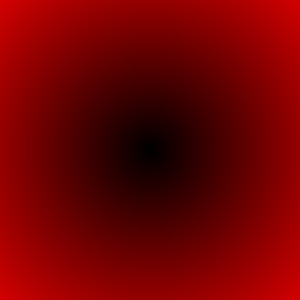
Frame 1 (no input)
Frame 60 (the mouse pressed at the canvas centre just before this capture): identical to frame 1, image omitted
Frame 120 (the mouse held since frame 60 and released just before this capture): identical to frame 1, image omitted

The Processing sketch that drew this single still picture (run headless with seeded random() and noise(); from frame 60 on, the mouse is pressed at the canvas centre):

// Processing sketch: redef_background
// ── redef_background.pde
void setup() {
  size(300, 300);
}

void draw() {
  background();
}

void background() {
  loadPixels();
  for (int x = 0; x < width; x++) {
    for (int y = 0; y < height; y++) {
      float d = dist(x, y, width / 2, height / 2);
      pixels[x + y * width] = color(d, 0, 0);
    }
  }
  updatePixels();
}
